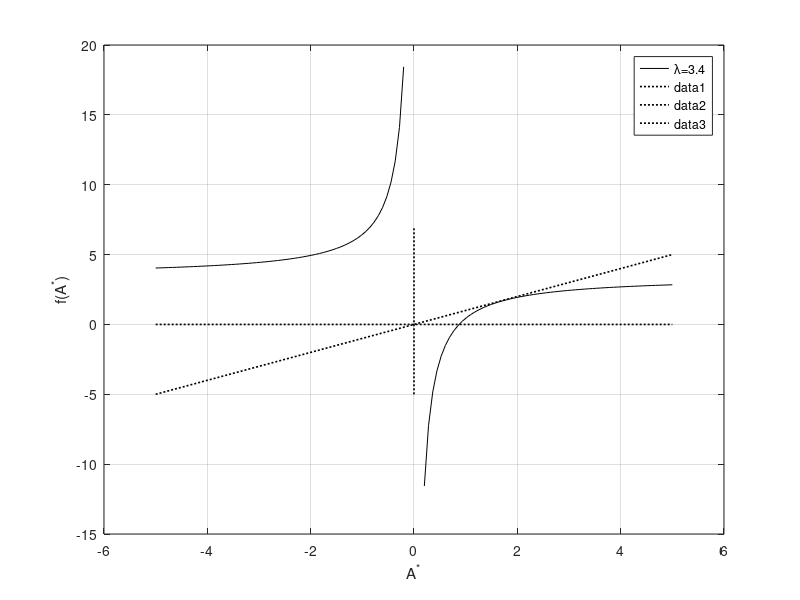
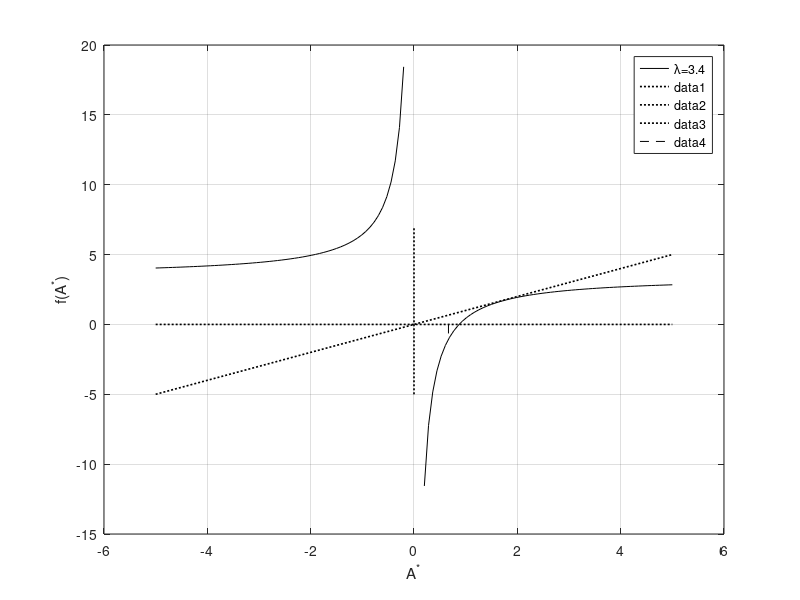
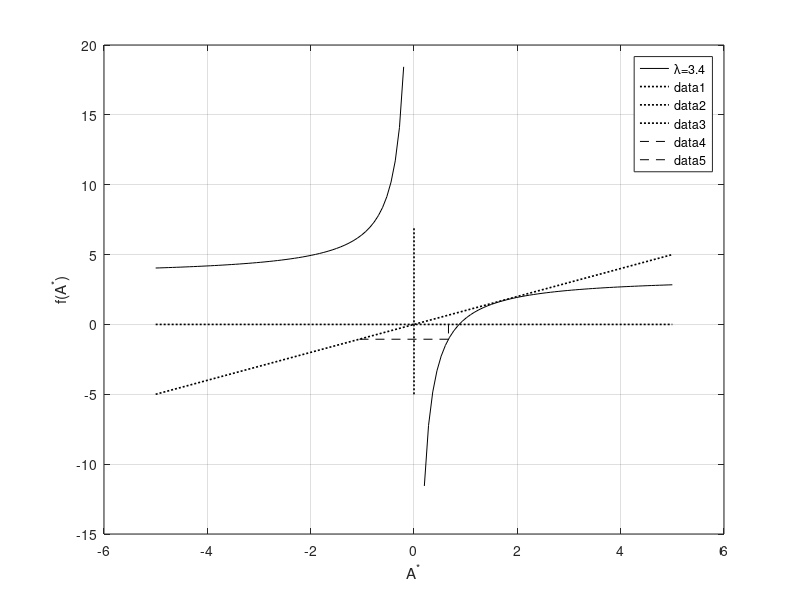
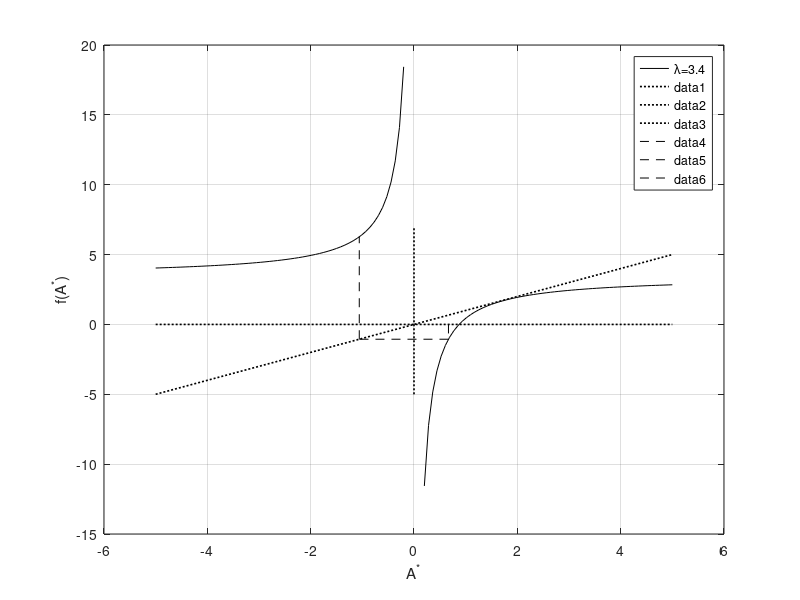

The MATLAB source for these figures, in order:
%%% Code to do Cobwebbing for random regular graphs in the thermodynamic limti


% Parameters
lambda = 3.4379; % Tested lambda
A_0 = rand(); % Specify the initial value of A
K = 4; % Degree
J = 1;

pts = 60; % number of points of the linspace where the function is going to be plotted
steps = 20; % number of steps that are going to be taken
lim1 = 5; % limits of the linspace
lim2 = .2;
%---------------------------------------------------

% Set up two curves to create a plot for cobwebbing:
As1 = linspace(-lim1, -lim2, pts);
As2 = linspace(lim2, lim1, pts); % Two linspaces are done bechause it is a hyperbola

fAs1 = lambda-(K-1)*J^2./As1;
fAs2 = lambda-(K-1)*J^2./As2;  % Function that wants to be tested

%---------------------------------------------------

figure % This creates a new graphics window
plot(As1,fAs1,'k-', 'DisplayName', '\lambda=3')
hold on

plot(As2, fAs2, 'k-');% Make the plot
%hold on
xlabel('A^*') % Add some labels
ylabel('f(A^*)');
legend('\lambda=3.4');
grid on
%string_for_title = ['Recurrence relation for \lambda = ',num2str(lambda)];
%title(string_for_title)
% Now add a line with slope = 1

plot([-lim1 lim1],[-lim1 lim1],'k:', 'LineWidth', 1.2)
plot([0,0], [-5, 7], 'k:', 'LineWidth', 1.2)
plot([-5,5], [0, 0], 'k:', 'LineWidth', 1.2)

%---------------------------------------------------

% This is how you write the contents of a graphics window to a file (type
% "help print" for additional details:
print -depsc cob0.eps
% If you want a different format, you could comment out the above and use
% one of the below instead:
% print -dpng cob1.png
% print -djpeg100 cob1.jpg

%---------------------------------------------------

% Put in the first cobweb line. This is a line that goes from the point
% P_initial on the bottom of the plot, up to the corresponding point on
% the recurrence relation:
x_coords = [A_0 A_0];
A_1 = lambda-(K-1)*J^2/A_0;
y_coords = [0 A_1];
plot(x_coords,y_coords,'k--')
% This is how you place text labels on the plot:
%text(mean(x_coords) - 0.035,mean(y_coords),’#1’)
% Save the current graphics window to a file
print -depsc cob1.eps

%---------------------------------------------------

for i = 1:steps

    % Put in the second cobweb line. This is a line that goes horizontally
    % from the previous point to the line of slope 1.
    x_coords = [A_0 A_1];
    y_coords = [A_1 A_1];
    plot(x_coords,y_coords,'k--')
    % Place text label on the plot:
    %text(mean(x_coords),mean(y_coords) + 0.035,’#2’)
    % Save the current graphics window to a file
    print -depsc cob2.eps

    A_0 = A_1;

    % Put in the first cobweb line. This is a line that goes from the point
    % P_initial on the bottom of the plot, up to the corresponding point on
    % the recurrence relation:
    x_coords = [A_0 A_0];
    A_1 = lambda-(K-1)*J^2/A_0;
    y_coords = [A_0 A_1];
    plot(x_coords,y_coords,'k--')
    % This is how you place text labels on the plot:
    %text(mean(x_coords) - 0.035,mean(y_coords),’#1’)
    % Save the current graphics window to a file
    print -depsc cob1.eps

end
%---------------------------------------------------
%ylim([-4, 7]);
%xlim([-5, 5]);
% Put in the third cobweb line. This is a line that goes vertically
% from the previous point up to the recurrence relation.
%x_coords = [P_second P_second];
%P_third = lambda*P_second * (1 - P_second);
%y_coords = [P_second P_third];
%plot(x_coords,y_coords,’b--’)
% Place text label on the plot and save the current graphics window to a file
%text(mean(x_coords) - 0.035,mean(y_coords),’#3’)
%print -depsc cob3.eps

clearvars A_0 A_1 As1 As2 fAs1 fAs2 i J K lambda lim1 lim2 pts steps x_coords y_coords
